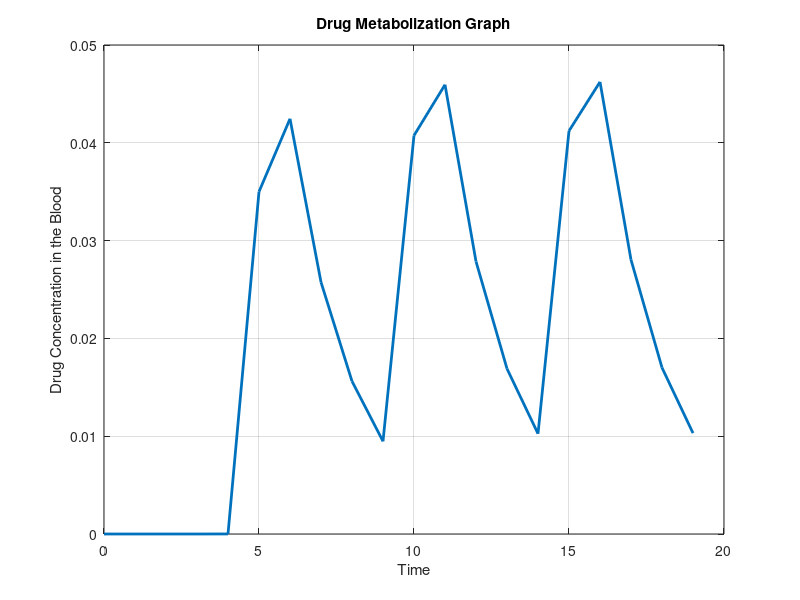
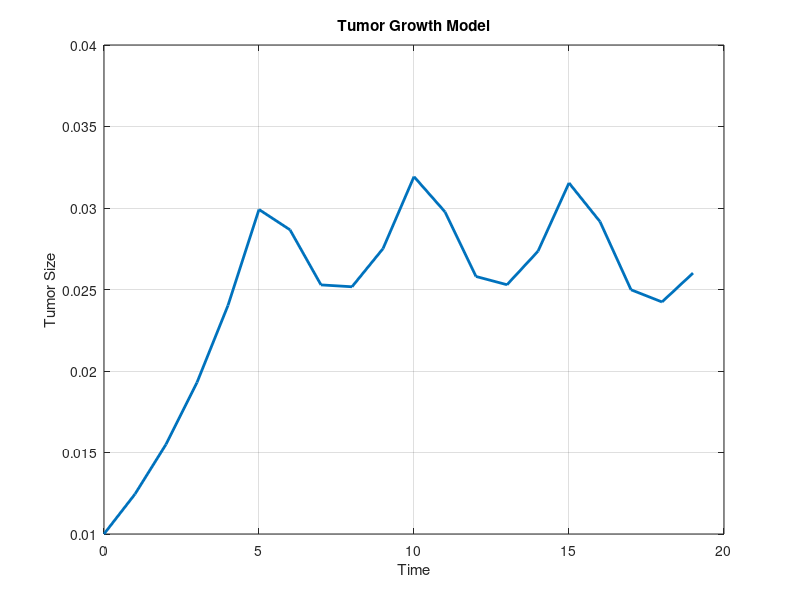

MATLAB code to generate these figures, in order: (Note: this script raises an error after producing the figures.)
clc
close all

% Parameters
rise_rate = 10;                    % Rise rate of drug
decay_rate = 0.5;                  % Decay rate of drug

initialSize = 0.01;                % Initial tumor size in cm
growthRate = 0.245;                % Tumor growth rate
carryingCapacity = 250;            % Maximum tumor size
molecularWeight = 500;             % Molecular weight of the drug in g/mol

% Time vector
timesteps = 20;
t = 0:1:(timesteps-1);                   % Time points from 0 to 50 with a step size of 0.1

% Initialize arrays for spikes
spike_amplitude = 35;  % Amplitude of each spike
spike_time = [5,10,15];      % Time at which each spike occurs
num_spikes = length(spike_time);                  % Number of spikes

% Initialize drug concentration
drug_concentration = zeros(size(t));

% Add each spike to the drug concentration
for i = 1:num_spikes
    gradual_rise = 1 ./ (1 + exp(-rise_rate * (t - spike_time(i))));
    drug_concentration = drug_concentration + gradual_rise .* spike_amplitude .* exp(-decay_rate * (t - spike_time(i))) / molecularWeight;
end

% Tumor growth model (Logistic growth equation)
tumorSize = zeros(1, timesteps);
tumorSize(1) = initialSize;

for i = 2:timesteps
    tumorSize(i) = tumorSize(i-1) + growthRate * (tumorSize(i-1) - drug_concentration(i-1)) * (1 - tumorSize(i-1) / carryingCapacity);
    
    if tumorSize(i) <= 0
        tumorSize(i) = 0;
    end
end

% Plot drug concentration
figure;
plot(t, drug_concentration, 'LineWidth', 2);
title('Drug Metabolization Graph');
xlabel('Time');
ylabel('Drug Concentration in the Blood');
grid on;

% Plot tumor growth
figure;
plot(t, tumorSize, 'LineWidth', 2);
title('Tumor Growth Model');
xlabel('Time');
ylabel('Tumor Size');
grid on;

% Suggested dosage rate calculation
amplitude_test = spike_amplitude;
while tumorSize(timesteps) > 0
    drug_concentration = zeros(size(t));
    tumorSize = zeros(1, timesteps);
    tumorSize(1) = initialSize;

    amplitude_test = amplitude_test + 1;

    for i = 1:num_spikes
        gradual_rise = 1 ./ (1 + exp(-rise_rate * (t - spike_time(i))));
        drug_concentration = drug_concentration + gradual_rise .* amplitude_test .* exp(-decay_rate * (t - spike_time(i))) / molecularWeight;
    end

    for i = 2:timesteps
        tumorSize(i) = tumorSize(i-1) + growthRate * (tumorSize(i-1) - drug_concentration(i-1)) * (1 - tumorSize(i-1) / carryingCapacity);
    
        if tumorSize(i) <= 0
            tumorSize(i) = 0;
        end
    end
end

disp("The suggested dosage rate should be " + amplitude_test + " to prevent relapse.")